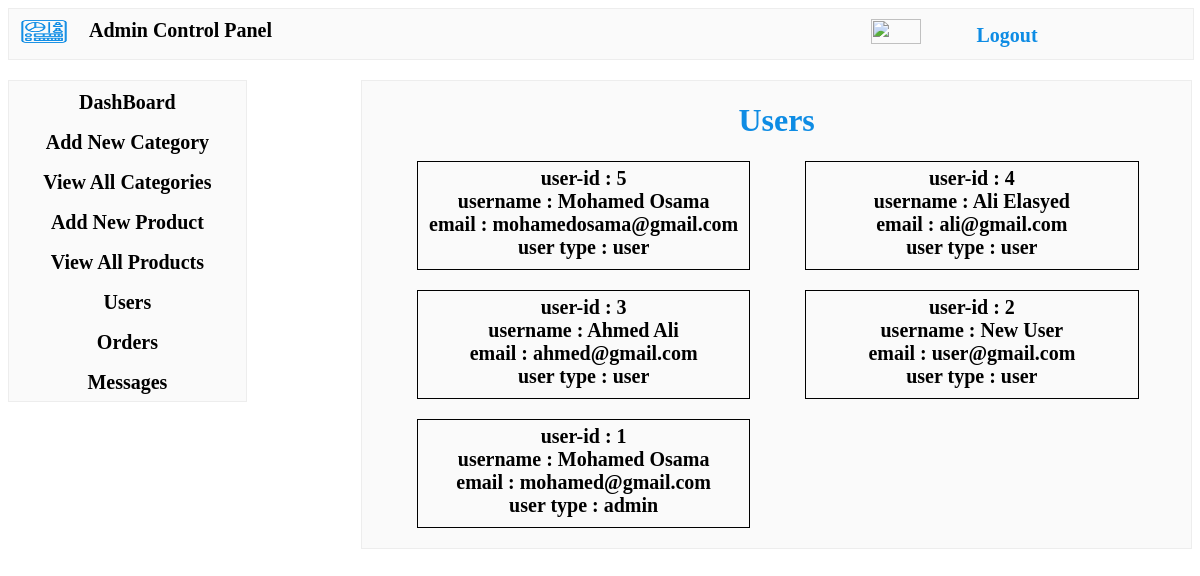
/admin/users.php, run on the app's committed database.
### tables this page shows
CREATE TABLE `users` (
  `id` int(11) NOT NULL,
  `name` text NOT NULL,
  `email` text NOT NULL,
  `password` text NOT NULL,
  `user_type` text NOT NULL
);

### admin/users.php (the view, shortened to what this page needs)
<?php
require_once("../connection.php");
?>
<html>
    <head>
        <link rel="stylesheet" href="../style.css">
    </head>
    <body>
        <?php
        require_once("ahead.php");
        require_once("aslidebar.php");
        ?>
        <div class="acontent">
        <h1>Users</h1>
        <?php
        $r=$con->query("SELECT*FROM users ORDER BY id DESC");
        while($sel=$r->fetch_array(MYSQLI_ASSOC))
        {
            echo"
            <div class='allusers'>
            user-id : ".$sel["id"]."<br>
            username : ".$sel["name"]."<br>
            email : ".$sel["email"]."<br>
            user type : ".$sel["user_type"]."<br>
            </div>
            ";
        }
        ?>
        </div>
    </body>
</html>

### admin/ahead.php (shortened to what this page needs)
<html>
    <head>
        <link rel="stylesheet" href="../style.css">
    </head>
    <body>
        <div class="ahead">
            <div class="ahlogo">
                <img src="../image\icons8-admin-panel-66.png" width="50px" height="25px">
                <div class="text">Admin Control Panel</div>
            </div>
            <div class="ahmenu">
                <div class="ahmenuright">
                <img src="../image\icons8-administrator-male-16.png" width="50px" height="25px">
                <a href="../logout.php"><div class="alogout">Logout</div></a>
                </div>
                </div>
            </div>
    </body>
</html>

### admin/aslidebar.php (shortened to what this page needs)
<html>
    <head>
        <link rel="stylesheet" href="../style.css">
    </head>
    <body>
        <div class="aslidebar">
            <a href="index.php"><div class="text">DashBoard</div></a>
            <a href="add-cat.php"><div class="text">Add New Category</div></a>
            <a href="view-cat.php"><div class="text">View All Categories</div></a>
            <a href="add-product.php"><div class="text">Add New Product</div></a>
            <a href="view-products.php"><div class="text">View All Products</div></a>
            <a href="users.php"><div class="text">Users</div></a>
            <a href="orders.php"><div class="text">Orders</div></a>
            <a href="messages.php"><div class="text">Messages</div></a>
        </div>
    </body>
</html>

### style.css (style rules this page uses)
.ahead { width: 100%; height: 50px; float: left; border: solid 1px rgba(0, 0, 0, 0.05); cursor: pointer; background: #fafafa; margin-bottom: 20px; }
.ahlogo { width: 30%; height: 100%; float: left; text-align: center; font-size: 20px; font-weight: bold; font-family: 'Times New Roman', Times, serif; color: orange; color: black; }
.ahlogo img { margin-top: 10px; float: left; margin-left: 10px; }
.ahlogo .text { width: auto; height: auto; margin-top: 10px; float: left; margin-left: 20px; color: black; }
.ahmenu { width: 70%; height: 100%; float: left; }
.ahmenuright { width: 40%; height: 100%; float: right; }
.ahmenuright img { margin-top: 10px; margin-left: 10px; float: left; margin-right: 20px; }
.ahmenuright a { text-decoration: none; }
.ahmenuright .alogout { font-size: 20px; color: #0e8ce4; font-weight: bold; margin-top: 15px; width: auto; height: auto; float: left; }
.aslidebar { width: 20%; height: auto; float: left; border: solid 1px rgba(0, 0, 0, 0.05); cursor: pointer; background: #fafafa; font-size: 20px; font-weight: bold; font-family: 'Times New Roman', Times, serif; text-align: center; color: black; margin-bottom: 20px; }
.aslidebar a .text { width: 100%; height: 30px; float: left; margin-top: 10px; color: black; }
.acontent { width: 70%; height: auto; float: right; border: solid 1px rgba(0, 0, 0, 0.05); cursor: pointer; background: #fafafa; margin-bottom: 20px; }
h1 { color: rgb(14, 140, 228); text-align: center; }
.acontent .allusers { width: 40%; height: auto; float: left; margin-left: 6.6%; text-align: center; border: 1px solid black; font-size: 20px; font-weight: bold; color: black; padding-top: 5px; margin-bottom: 20px; padding-bottom: 10px; }

### data on the page
users: id "5", name "Mohamed Osama", email "mohamedosama@gmail.com", user_type "user"
users: id "4", name "Ali Elasyed", email "ali@gmail.com", user_type "user"
users: id "3", name "Ahmed Ali", email "ahmed@gmail.com", user_type "user"
users: id "2", name "New User", email "user@gmail.com", user_type "user"
users: id "1", name "Mohamed Osama", email "mohamed@gmail.com", user_type "admin"
